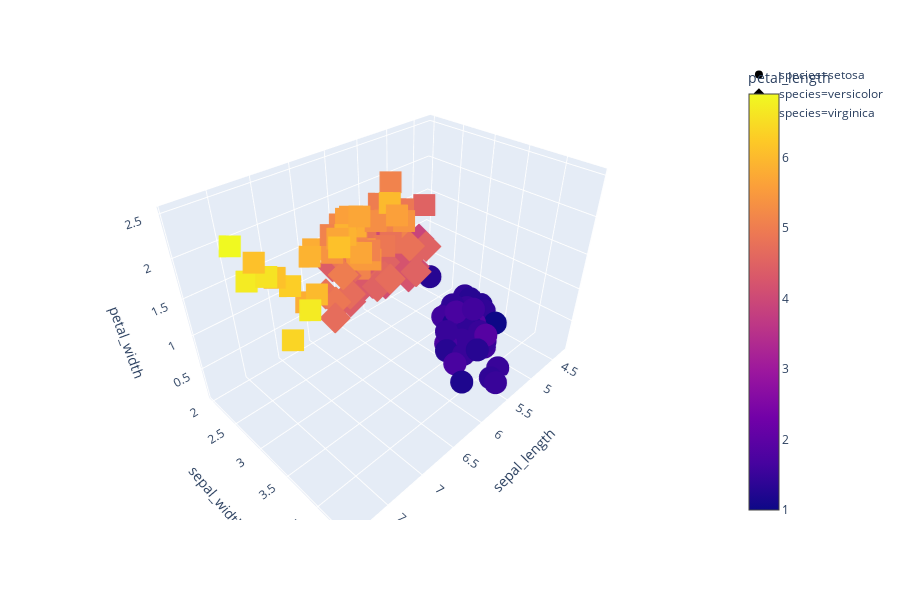

The notebook cell this image was saved under:
### Markdown cell above
## Maybe if the graph is interactive

### Code cell
import plotly.express as px
iris = px.data.iris()
fig = px.scatter_3d(iris, x='sepal_length', y='sepal_width', z='petal_width',
                    color='petal_length', symbol='species')
fig.show()

### Figure 1 — Plotly figure (JSON) as saved in the notebook; plotly's stock layout.template omitted (floating-point values rounded to 4 significant figures)
{"data": [{"hoverlabel": {"namelength": 0}, "hovertemplate": "species=setosa<br>sepal_length=%{x}<br>sepal_width=%{y}<br>petal_width=%{z}<br>petal_length=%{marker.color}", "legendgroup": "species=setosa", "marker": {"color": [1.4, 1.4, 1.3, 1.5, 1.4, 1.7, 1.4, 1.5, 1.4, 1.5, 1.5, 1.6, 1.4, 1.1, 1.2, 1.5, 1.3, 1.4, 1.7, 1.5, 1.7, 1.5, 1, 1.7, 1.9, 1.6, 1.6, 1.5, 1.4, 1.6, 1.6, 1.5, 1.5, 1.4, 1.5, 1.2, 1.3, 1.5, 1.3, 1.5, 1.3, 1.3, 1.3, 1.6, 1.9, 1.4, 1.6, 1.4, 1.5, 1.4], "coloraxis": "coloraxis", "symbol": "circle"}, "mode": "markers", "name": "species=setosa", "scene": "scene", "showlegend": true, "type": "scatter3d", "x": [5.1, 4.9, 4.7, 4.6, 5, 5.4, 4.6, 5, 4.4, 4.9, 5.4, 4.8, 4.8, 4.3, 5.8, 5.7, 5.4, 5.1, 5.7, 5.1, 5.4, 5.1, 4.6, 5.1, 4.8, 5, 5, 5.2, 5.2, 4.7, 4.8, 5.4, 5.2, 5.5, 4.9, 5, 5.5, 4.9, 4.4, 5.1, 5, 4.5, 4.4, 5, 5.1, 4.8, 5.1, 4.6, 5.3, 5], "y": [3.5, 3, 3.2, 3.1, 3.6, 3.9, 3.4, 3.4, 2.9, 3.1, 3.7, 3.4, 3, 3, 4, 4.4, 3.9, 3.5, 3.8, 3.8, 3.4, 3.7, 3.6, 3.3, 3.4, 3, 3.4, 3.5, 3.4, 3.2, 3.1, 3.4, 4.1, 4.2, 3.1, 3.2, 3.5, 3.1, 3, 3.4, 3.5, 2.3, 3.2, 3.5, 3.8, 3, 3.8, 3.2, 3.7, 3.3], "z": [0.2, 0.2, 0.2, 0.2, 0.2, 0.4, 0.3, 0.2, 0.2, 0.1, 0.2, 0.2, 0.1, 0.1, 0.2, 0.4, 0.4, 0.3, 0.3, 0.3, 0.2, 0.4, 0.2, 0.5, 0.2, 0.2, 0.4, 0.2, 0.2, 0.2, 0.2, 0.4, 0.1, 0.2, 0.1, 0.2, 0.2, 0.1, 0.2, 0.2, 0.3, 0.3, 0.2, 0.6, 0.4, 0.3, 0.2, 0.2, 0.2, 0.2]}, {"hoverlabel": {"namelength": 0}, "hovertemplate": "species=versicolor<br>sepal_length=%{x}<br>sepal_width=%{y}<br>petal_width=%{z}<br>petal_length=%{marker.color}", "legendgroup": "species=versicolor", "marker": {"color": [4.7, 4.5, 4.9, 4, 4.6, 4.5, 4.7, 3.3, 4.6, 3.9, 3.5, 4.2, 4, 4.7, 3.6, 4.4, 4.5, 4.1, 4.5, 3.9, 4.8, 4, 4.9, 4.7, 4.3, 4.4, 4.8, 5, 4.5, 3.5, 3.8, 3.7, 3.9, 5.1, 4.5, 4.5, 4.7, 4.4, 4.1, 4, 4.4, 4.6, 4, 3.3, 4.2, 4.2, 4.2, 4.3, 3, 4.1], "coloraxis": "coloraxis", "symbol": "diamond"}, "mode": "markers", "name": "species=versicolor", "scene": "scene", "showlegend": true, "type": "scatter3d", "x": [7, 6.4, 6.9, 5.5, 6.5, 5.7, 6.3, 4.9, 6.6, 5.2, 5, 5.9, 6, 6.1, 5.6, 6.7, 5.6, 5.8, 6.2, 5.6, 5.9, 6.1, 6.3, 6.1, 6.4, 6.6, 6.8, 6.7, 6, 5.7, 5.5, 5.5, 5.8, 6, 5.4, 6, 6.7, 6.3, 5.6, 5.5, 5.5, 6.1, 5.8, 5, 5.6, 5.7, 5.7, 6.2, 5.1, 5.7], "y": [3.2, 3.2, 3.1, 2.3, 2.8, 2.8, 3.3, 2.4, 2.9, 2.7, 2, 3, 2.2, 2.9, 2.9, 3.1, 3, 2.7, 2.2, 2.5, 3.2, 2.8, 2.5, 2.8, 2.9, 3, 2.8, 3, 2.9, 2.6, 2.4, 2.4, 2.7, 2.7, 3, 3.4, 3.1, 2.3, 3, 2.5, 2.6, 3, 2.6, 2.3, 2.7, 3, 2.9, 2.9, 2.5, 2.8], "z": [1.4, 1.5, 1.5, 1.3, 1.5, 1.3, 1.6, 1, 1.3, 1.4, 1, 1.5, 1, 1.4, 1.3, 1.4, 1.5, 1, 1.5, 1.1, 1.8, 1.3, 1.5, 1.2, 1.3, 1.4, 1.4, 1.7, 1.5, 1, 1.1, 1, 1.2, 1.6, 1.5, 1.6, 1.5, 1.3, 1.3, 1.3, 1.2, 1.4, 1.2, 1, 1.3, 1.2, 1.3, 1.3, 1.1, 1.3]}, {"hoverlabel": {"namelength": 0}, "hovertemplate": "species=virginica<br>sepal_length=%{x}<br>sepal_width=%{y}<br>petal_width=%{z}<br>petal_length=%{marker.color}", "legendgroup": "species=virginica", "marker": {"color": [6, 5.1, 5.9, 5.6, 5.8, 6.6, 4.5, 6.3, 5.8, 6.1, 5.1, 5.3, 5.5, 5, 5.1, 5.3, 5.5, 6.7, 6.9, 5, 5.7, 4.9, 6.7, 4.9, 5.7, 6, 4.8, 4.9, 5.6, 5.8, 6.1, 6.4, 5.6, 5.1, 5.6, 6.1, 5.6, 5.5, 4.8, 5.4, 5.6, 5.1, 5.1, 5.9, 5.7, 5.2, 5, 5.2, 5.4, 5.1], "coloraxis": "coloraxis", "symbol": "square"}, "mode": "markers", "name": "species=virginica", "scene": "scene", "showlegend": true, "type": "scatter3d", "x": [6.3, 5.8, 7.1, 6.3, 6.5, 7.6, 4.9, 7.3, 6.7, 7.2, 6.5, 6.4, 6.8, 5.7, 5.8, 6.4, 6.5, 7.7, 7.7, 6, 6.9, 5.6, 7.7, 6.3, 6.7, 7.2, 6.2, 6.1, 6.4, 7.2, 7.4, 7.9, 6.4, 6.3, 6.1, 7.7, 6.3, 6.4, 6, 6.9, 6.7, 6.9, 5.8, 6.8, 6.7, 6.7, 6.3, 6.5, 6.2, 5.9], "y": [3.3, 2.7, 3, 2.9, 3, 3, 2.5, 2.9, 2.5, 3.6, 3.2, 2.7, 3, 2.5, 2.8, 3.2, 3, 3.8, 2.6, 2.2, 3.2, 2.8, 2.8, 2.7, 3.3, 3.2, 2.8, 3, 2.8, 3, 2.8, 3.8, 2.8, 2.8, 2.6, 3, 3.4, 3.1, 3, 3.1, 3.1, 3.1, 2.7, 3.2, 3.3, 3, 2.5, 3, 3.4, 3], "z": [2.5, 1.9, 2.1, 1.8, 2.2, 2.1, 1.7, 1.8, 1.8, 2.5, 2, 1.9, 2.1, 2, 2.4, 2.3, 1.8, 2.2, 2.3, 1.5, 2.3, 2, 2, 1.8, 2.1, 1.8, 1.8, 1.8, 2.1, 1.6, 1.9, 2, 2.2, 1.5, 1.4, 2.3, 2.4, 1.8, 1.8, 2.1, 2.4, 2.3, 1.9, 2.3, 2.5, 2.3, 1.9, 2, 2.3, 1.8]}], "layout": {"coloraxis": {"colorbar": {"title": {"text": "petal_length"}}, "colorscale": [[0, "#0d0887"], [0.1111, "#46039f"], [0.2222, "#7201a8"], [0.3333, "#9c179e"], [0.4444, "#bd3786"], [0.5556, "#d8576b"], [0.6667, "#ed7953"], [0.7778, "#fb9f3a"], [0.8889, "#fdca26"], [1, "#f0f921"]]}, "height": 600, "legend": {"tracegroupgap": 0}, "margin": {"t": 60}, "scene": {"domain": {"x": [0, 0.98], "y": [0, 1]}, "xaxis": {"title": {"text": "sepal_length"}}, "yaxis": {"title": {"text": "sepal_width"}}, "zaxis": {"title": {"text": "petal_width"}}}}}
